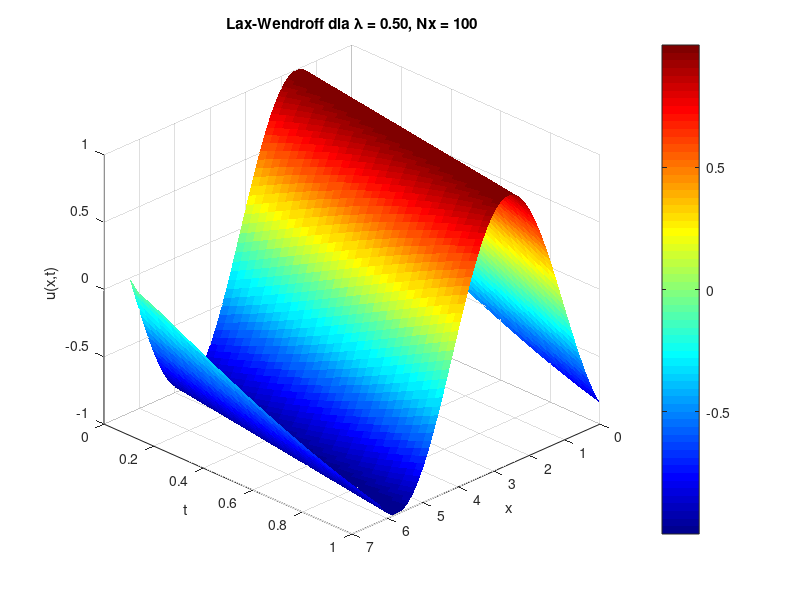

The MATLAB script that drew this image:
% Parameters
Nx = 100;
L = 2*pi;
x = linspace(0, L, Nx);
dx = x(2) - x(1);

T = 1;
lambda = 0.5;
dt = lambda * dx;
Nt = round(T / dt);
dt = T / Nt;
t = 0:dt:T;

% Initial condition
u0 = sin(x);
u_lw = u0;

% Store solution in time
U = zeros(Nt+1, Nx);  % Rows = time, columns = space
U(1, :) = u0;

% Time stepping (Lax-Wendroff)
for n = 1:Nt
    u_new = u_lw;
    u_new(1) = -sin(t(n+1));
    for j = 2:Nx-1
        u_new(j) = u_lw(j) ...
                 - 0.5*lambda*(u_lw(j+1) - u_lw(j-1)) ...
                 + 0.5*lambda^2*(u_lw(j+1) - 2*u_lw(j) + u_lw(j-1));
    end
    u_new(Nx) = u_new(Nx-1);  % Neumann BC
    u_lw = u_new;
    U(n+1, :) = u_lw;
end

% 3D surface plot
[XX, TT] = meshgrid(x, t);
figure;
surf(XX, TT, U, 'EdgeColor', 'none');
xlabel('x'); ylabel('t'); zlabel('u(x,t)');
title(sprintf('Lax-Wendroff dla \\lambda = %.2f, Nx = %d', lambda, Nx));
colormap jet;
view(135, 30);  % 3D angle
colorbar;
% Save to file
filename = sprintf('lw_solution_lambda_%.2f_Nx_%d.png', lambda, Nx);
filename = strrep(filename, '.', '_');  % Clean filename
print(filename, '-dpng', '-r300');     % PNG format, 300 dpi

close;  % Close figure to free memory
